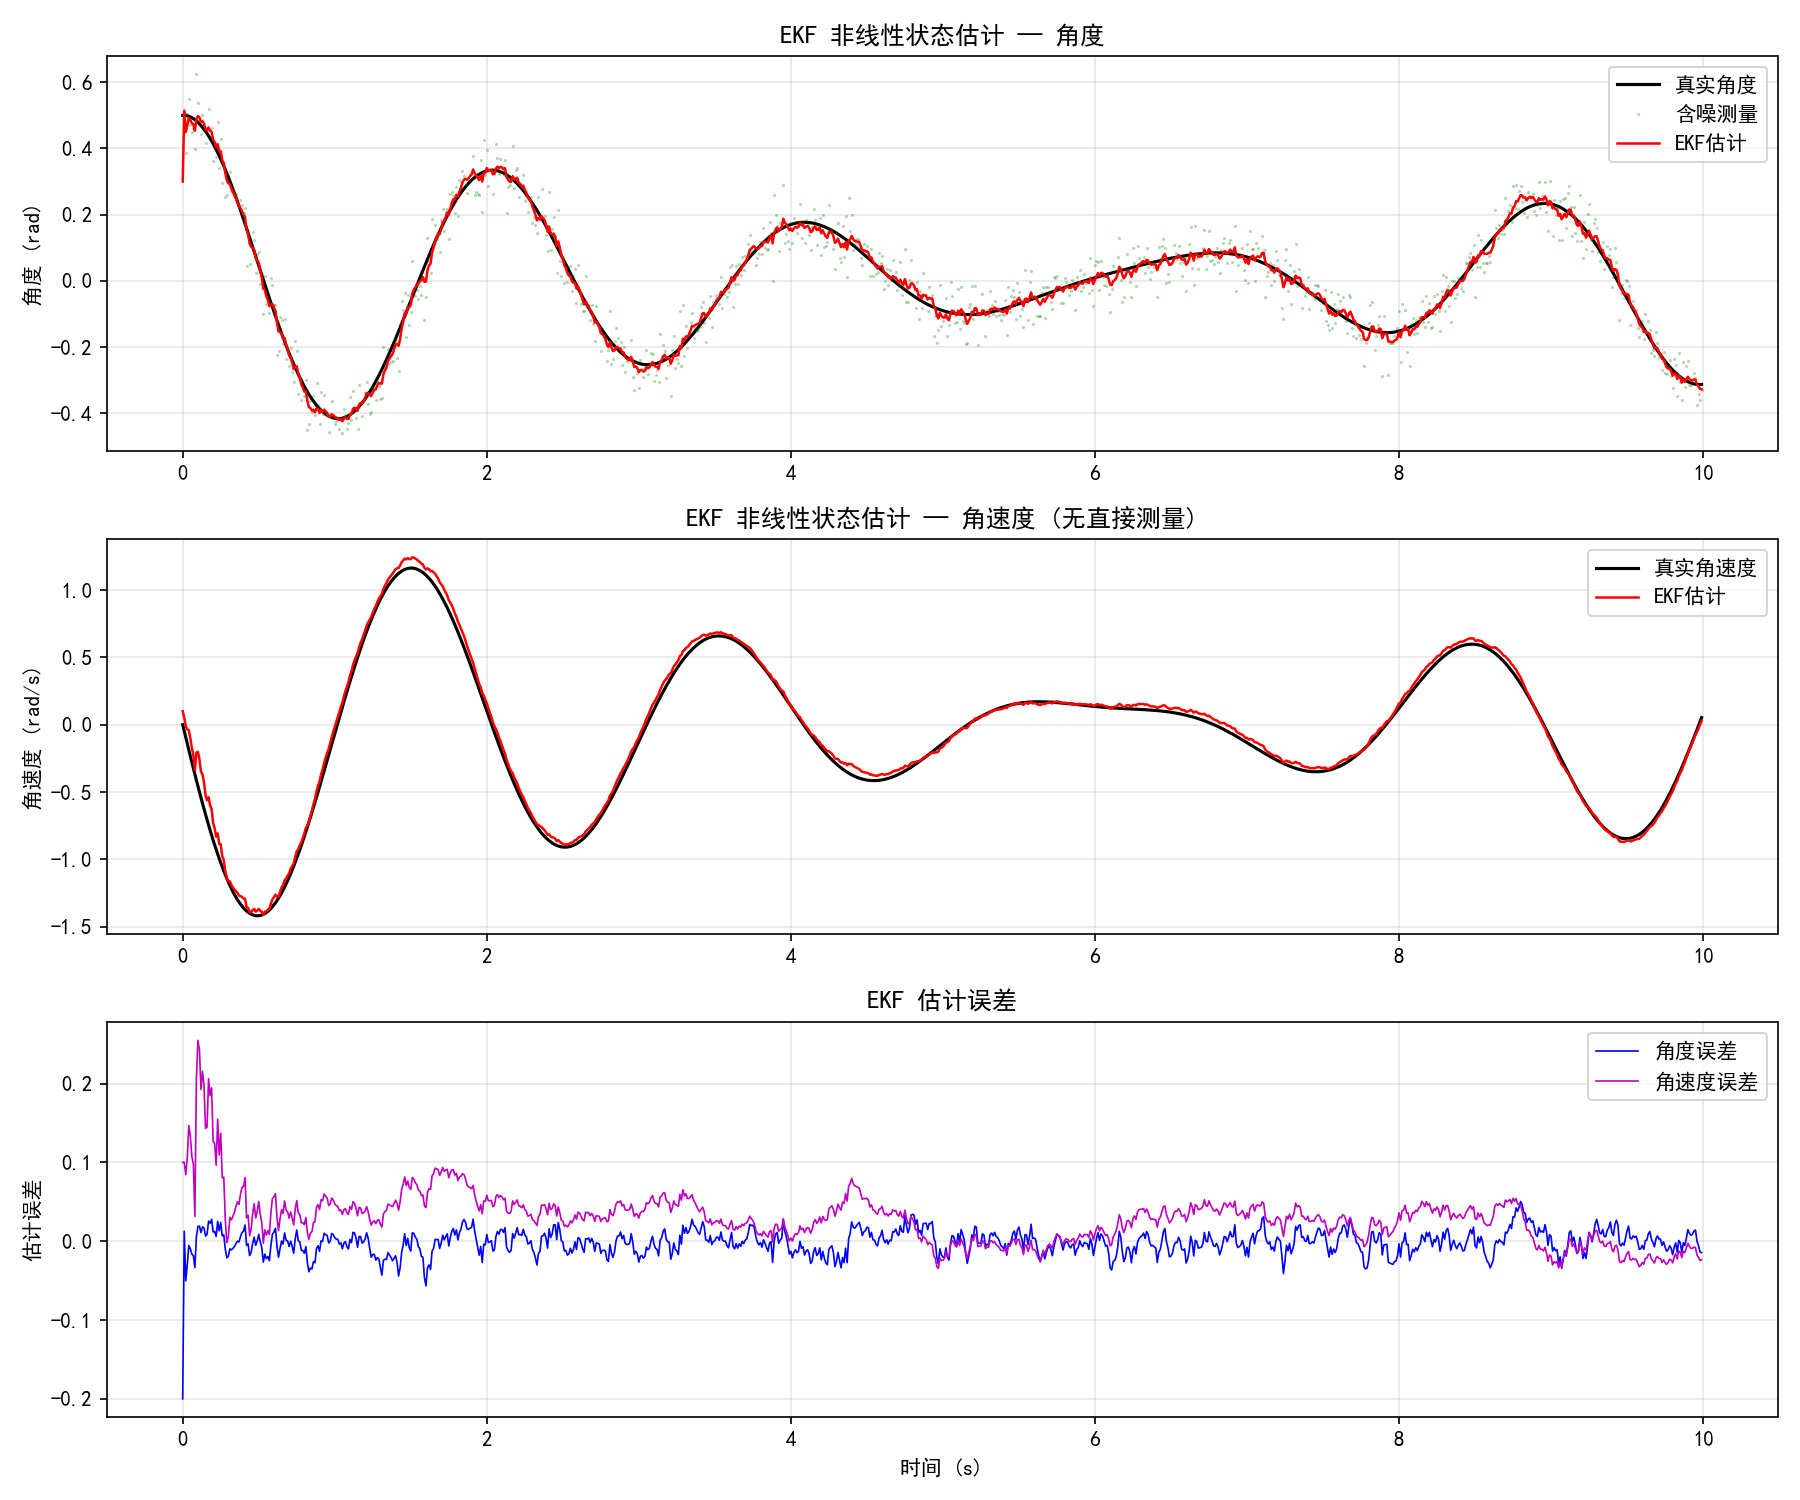

The Python source for this figure:
# -*- coding: utf-8 -*-
"""
EKF 非线性状态估计仿真
=====================
使用扩展卡尔曼滤波器估计非线性系统的状态
应用场景: 倒立摆角度/角速度估计
"""
import numpy as np
import matplotlib
matplotlib.use('Agg')
import matplotlib.pyplot as plt
import os



def main():
    plt.rcParams['font.sans-serif'] = ['SimHei', 'Microsoft YaHei', 'DejaVu Sans']
    plt.rcParams['axes.unicode_minus'] = False

    # ========== 系统参数 ==========
    dt = 0.01
    T = 10.0
    t = np.arange(0, T, dt)
    N = len(t)
    g = 9.81
    L = 1.0   # 摆长
    b = 0.1   # 阻尼

    # ========== 真实系统 (非线性倒立摆) ==========
    # 状态: [theta, omega]
    x_true = np.zeros((N, 2))
    x_true[0] = [0.5, 0.0]  # 初始角度0.5rad

    process_noise = np.random.randn(N, 2) * 0.01
    meas_noise = np.random.randn(N) * 0.05

    # 输入力矩
    u_input = 0.5 * np.sin(2 * np.pi * 0.5 * t)  # 正弦力矩

    # 真实状态演化
    for i in range(N-1):
        theta, omega = x_true[i]
        theta_dot = omega
        omega_dot = -(g/L)*np.sin(theta) - b*omega + u_input[i]/(L**2)
        x_true[i+1, 0] = x_true[i, 0] + theta_dot * dt + process_noise[i, 0] * dt
        x_true[i+1, 1] = x_true[i, 1] + omega_dot * dt + process_noise[i, 1] * dt

    # 观测: 只能观测角度 + 噪声
    z_meas = x_true[:, 0] + meas_noise

    # ========== EKF ==========
    def f_func(x, u):
        """状态转移函数 (非线性)"""
        theta, omega = x
        theta_dot = omega
        omega_dot = -(g/L)*np.sin(theta) - b*omega + u/(L**2)
        return np.array([theta + theta_dot*dt, omega + omega_dot*dt])

    def F_jacobian(x, u):
        """状态转移雅可比矩阵"""
        theta, omega = x
        F = np.array([
            [1.0, dt],
            [-(g/L)*np.cos(theta)*dt, 1.0 - b*dt]
        ])
        return F

    def h_func(x):
        """观测函数"""
        return np.array([x[0]])

    def H_jacobian(x):
        """观测雅可比矩阵"""
        return np.array([[1.0, 0.0]])

    # EKF初始化
    x_est = np.zeros((N, 2))
    x_est[0] = [0.3, 0.1]  # 初始估计有偏差
    P = np.eye(2) * 0.1
    Q = np.diag([1e-4, 1e-4])  # 过程噪声协方差
    R = np.array([[0.05**2]])   # 观测噪声协方差

    for i in range(N-1):
        # ---- 预测 ----
        x_pred = f_func(x_est[i], u_input[i])
        F = F_jacobian(x_est[i], u_input[i])
        P_pred = F @ P @ F.T + Q

        # ---- 更新 ----
        H = H_jacobian(x_pred)
        y_res = z_meas[i+1] - h_func(x_pred)  # 新息
        S = H @ P_pred @ H.T + R              # 新息协方差 (1x1)
        K = P_pred @ H.T * (1.0 / S[0, 0])   # 卡尔曼增益 (S为1x1，直接求倒)

        x_est[i+1] = x_pred + (K @ y_res).flatten()
        P = (np.eye(2) - K @ H) @ P_pred

    # ========== 性能指标 ==========
    rmse_theta = np.sqrt(np.mean((x_est[:, 0] - x_true[:, 0])**2))
    rmse_omega = np.sqrt(np.mean((x_est[:, 1] - x_true[:, 1])**2))
    rmse_meas = np.sqrt(np.mean((z_meas - x_true[:, 0])**2))

    print("=== EKF 状态估计性能 ===")
    print(f"  角度 RMSE (原始测量): {rmse_meas:.4f} rad")
    print(f"  角度 RMSE (EKF估计):  {rmse_theta:.4f} rad")
    print(f"  角速度 RMSE (EKF):    {rmse_omega:.4f} rad/s")
    print(f"  角度估计改善:         {(1-rmse_theta/rmse_meas)*100:.1f}%")

    # ========== 绘图 ==========
    fig, axes = plt.subplots(3, 1, figsize=(12, 10))

    # 角度估计
    axes[0].plot(t, x_true[:, 0], 'k-', linewidth=1.5, label='真实角度')
    axes[0].plot(t, z_meas, 'g.', markersize=1, alpha=0.3, label='含噪测量')
    axes[0].plot(t, x_est[:, 0], 'r-', linewidth=1.2, label='EKF估计')
    axes[0].set_ylabel('角度 (rad)')
    axes[0].set_title('EKF 非线性状态估计 — 角度')
    axes[0].legend()
    axes[0].grid(True, alpha=0.3)

    # 角速度估计 (无直接测量)
    axes[1].plot(t, x_true[:, 1], 'k-', linewidth=1.5, label='真实角速度')
    axes[1].plot(t, x_est[:, 1], 'r-', linewidth=1.2, label='EKF估计')
    axes[1].set_ylabel('角速度 (rad/s)')
    axes[1].set_title('EKF 非线性状态估计 — 角速度 (无直接测量)')
    axes[1].legend()
    axes[1].grid(True, alpha=0.3)

    # 估计误差
    axes[2].plot(t, x_est[:, 0] - x_true[:, 0], 'b-', linewidth=0.8, label='角度误差')
    axes[2].plot(t, x_est[:, 1] - x_true[:, 1], 'm-', linewidth=0.8, label='角速度误差')
    axes[2].set_xlabel('时间 (s)')
    axes[2].set_ylabel('估计误差')
    axes[2].set_title('EKF 估计误差')
    axes[2].legend()
    axes[2].grid(True, alpha=0.3)

    plt.tight_layout()
    out = os.path.join(os.path.dirname(os.path.abspath(__file__)), 'ekf_nonlinear_estimation.png')
    plt.savefig(out, dpi=150)
    plt.close()
    print(f"\n已保存: {out}")



if __name__ == '__main__':
    main()
